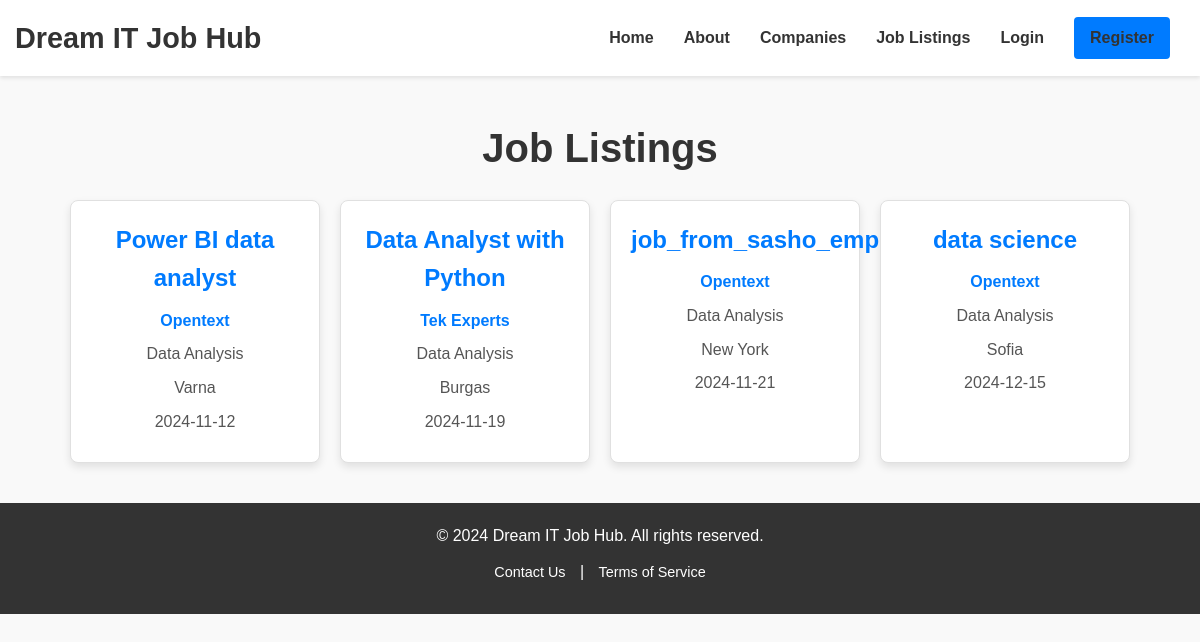
Screenshot of /jobs/category/Data Analysis/ with the database file from the repository.
### JobPortalFinal/jobs/models.py (models this page shows)
class Job(models.Model):
    CHOICE_CATEGORIES = (
        ('Data Analysis', 'Data Analysis'),
        ('Engineering ', 'Engineering '),
        ('Software Development', 'Software Development'),
        ('Product Management', 'Product Management'),
        ('System Administration', 'System Administration'),
        ('Other', 'Other'),
    )
    title = models.CharField(max_length=100)
    category = models.CharField(choices=CHOICE_CATEGORIES, max_length=100)
    description = models.TextField()
    location = models.CharField(max_length=100)
    salary = models.PositiveIntegerField()
    posted_date = models.DateTimeField(auto_now_add=True)
    company = models.ForeignKey(Company, on_delete=models.CASCADE, related_name='jobs')
    posted_by = models.ForeignKey(CustomUser, on_delete=models.CASCADE, related_name='posted_jobs')

### JobPortalFinal/companies/models.py (models this page shows, shortened)
class Company(models.Model):
    name = models.CharField(max_length=100)
    description = models.TextField()
    website = models.URLField(blank=True, null=True)
    logo = models.ImageField(upload_to='company_logos/', blank=True, null=True)
    location = models.CharField(max_length=255, blank=True, null=True)
    created_by = models.ForeignKey(CustomUser, on_delete=models.SET_NULL, blank=True, null=True, editable=False)

### JobPortalFinal/jobs/views.py (the view)
# urls.py: path('category/<str:category>/', JobByCategoryView.as_view(), name='jobs by category'),
class JobByCategoryView(ListView):
    model = Job
    template_name = 'jobs/job-list.html'
    def get_queryset(self):
        category = self.kwargs.get('category')
        return Job.objects.filter(category=category)

### templates/jobs/job-list.html (shortened to what this page needs)
{% extends 'base.html' %}
{% block content %}
<div class="jobs-container">
    <h1>Job Listings</h1>
    <div class="jobs-grid">
        {% for job in object_list %}
            <div class="job-card">
                <a href="{% url 'job details' job.pk %}">
                    <h3 class="job-title">{{ job.title }}</h3>
                    <p class="job-company">{{ job.company.name }}</p>
                    <p class="job-category">{{ job.category }}</p>
                    <p class="job-location">{{ job.location }}</p>
                    <p class="job-posted">{{ job.posted_date|date:"Y-m-d" }}</p>
                </a>
            </div>
        {% empty %}
            <p>No jobs found.</p>
        {% endfor %}
    </div>
</div>
{% endblock %}

### static/css/styles.css (style rules this page uses)
* { margin: 0; padding: 0; box-sizing: border-box; }
body { font-family: Arial, sans-serif; line-height: 1.6; color: #333; background-color: #f9f9f9; }
.jobs-container { max-width: 1200px; margin: 0 auto; padding: 40px 20px; text-align: center; }
.jobs-container h1 { font-size: 2.5rem; color: #333; margin-bottom: 20px; }
.jobs-grid { display: flex; flex-wrap: wrap; gap: 20px; justify-content: center; }
.job-card { background-color: #fff; border: 1px solid #e0e0e0; border-radius: 8px; box-shadow: 0 4px 8px rgba(0, 0, 0, 0.1); width: 250px; padding: 20px; text-align: center; transition: transform 0.3s, box-shadow 0.3s; }
.job-card a { text-decoration: none; color: #333; }
.job-title { font-size: 1.5rem; font-weight: bold; color: #007bff; margin-bottom: 10px; }
.job-company, .job-category, .job-location, .job-posted { font-size: 1rem; color: #555; margin-bottom: 8px; }
.job-company { font-weight: bold; color: #007bff; }

### rows the page displays
Job: title "Power BI data analyst", company.name "Opentext", category "Data Analysis", location "Varna", posted_date "2024-11-12"
Job: title "Data Analyst with Python", company.name "Tek Experts", category "Data Analysis", location "Burgas", posted_date "2024-11-19"
Job: title "job_from_sasho_employera", company.name "Opentext", category "Data Analysis", location "New York", posted_date "2024-11-21"
Job: title "data science", company.name "Opentext", category "Data Analysis", location "Sofia", posted_date "2024-12-15"
